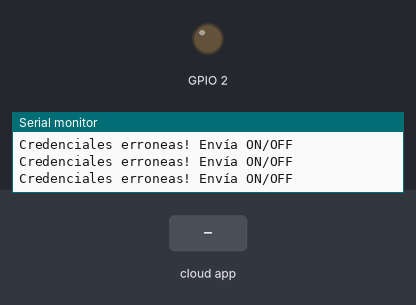
A sketch run on a simulated ESP32. Parts: output pins drawn as LEDs (lit = HIGH), the last lines printed to the serial monitor. Inputs (shaded band) come from the test bench. WiFi joins after 1.5 s; servers stay silent unless stated; the Firebase database answers and starts empty.

Above: at 3.8 s.
3.9 s: the phone or cloud app sets LED to ON
At 5.0 s:
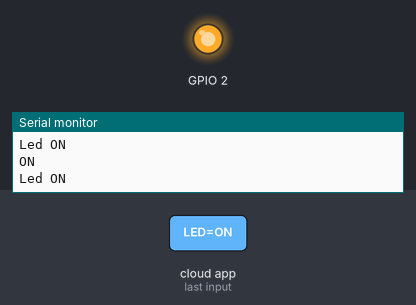
5.5 s: the phone or cloud app sets LED to OFF
At 6.2 s:
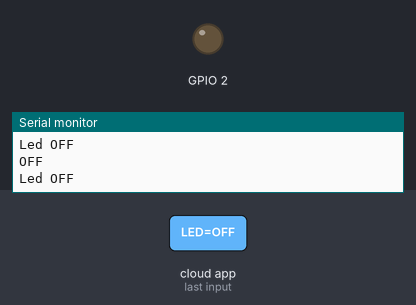
Timing chart, 0 to 8.5 s (numbered marks = the images above; inputs shaded):
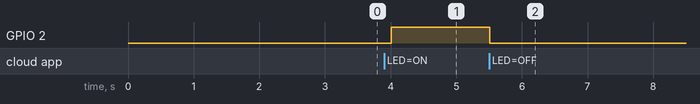

The sketch:

ONOFF_Fire.ino
```cpp
#include <WiFi.h>
#include "FirebaseESP32.h"

// Credenciales wifi
#define WIFI_SSID "INFINITUM9476_2.4"
#define WIFI_PASSWORD "4sadAnZbwn"

// Credenciales Proyecto Firebase
#define FIREBASE_HOST "https://region676-e21b8.firebaseio.com"
#define FIREBASE_AUTH "SQ24U3SrXqr5Rtr5XIxI4i643Xj9IFVotQo9OC7m"

// Firebase Data object
FirebaseData firebaseData;
String fireStatus = "";  // estado del led en Firebase
int led = 2;

void setup() {

  Serial.begin(9600);

  delay(1000);

  pinMode(2, OUTPUT);

  WiFi.begin(WIFI_SSID, WIFI_PASSWORD); //intenta conectarse al wifi

  Serial.print("Conectando a");

  Serial.print(WIFI_SSID);

  while (WiFi.status() != WL_CONNECTED) {

    Serial.print(".");

    delay(500);

  }

  Serial.println();

  Serial.print("Conectado a ");

  Serial.println(WIFI_SSID);

  Serial.print("Tu dirección IP: ");

  Serial.println(WiFi.localIP());   //imprime la I¨P
  Firebase.begin(FIREBASE_HOST, FIREBASE_AUTH);
  Firebase.reconnectWiFi(true);   // Se conecta a firebase

  Firebase.setString(firebaseData,"LED", "ON"); //envia un valor inicial a firebase ON

}

void loop() {

  fireStatus = Firebase.getString(firebaseData,"/LED"); // obtiene el valor del led
  Serial.println(firebaseData.stringData());
  if (firebaseData.stringData() == "ON") {  // verifica en firebase si está el valor en ON  para encender el led localmente

    Serial.println("Led ON");

    digitalWrite(2, HIGH); // Enciende el led

  }

  else if (firebaseData.stringData() == "OFF") {     //compara el valor OFF en firebase

    Serial.println("Led OFF");

    digitalWrite(2, LOW);//apaga el led

  }

  else { //si lee valores distintos imprime el mensaje

    Serial.println("Credenciales erroneas! Envía ON/OFF");

  }

}
```

Measured:
- after the input at 3.9 s, GPIO 2: LOW → HIGH after 0.11 s
- after the input at 5.5 s, GPIO 2: HIGH → LOW at once
